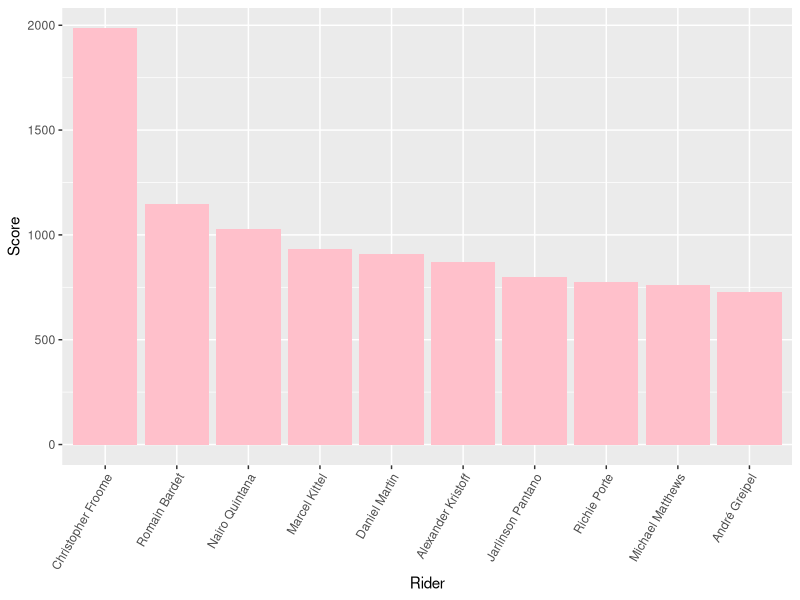
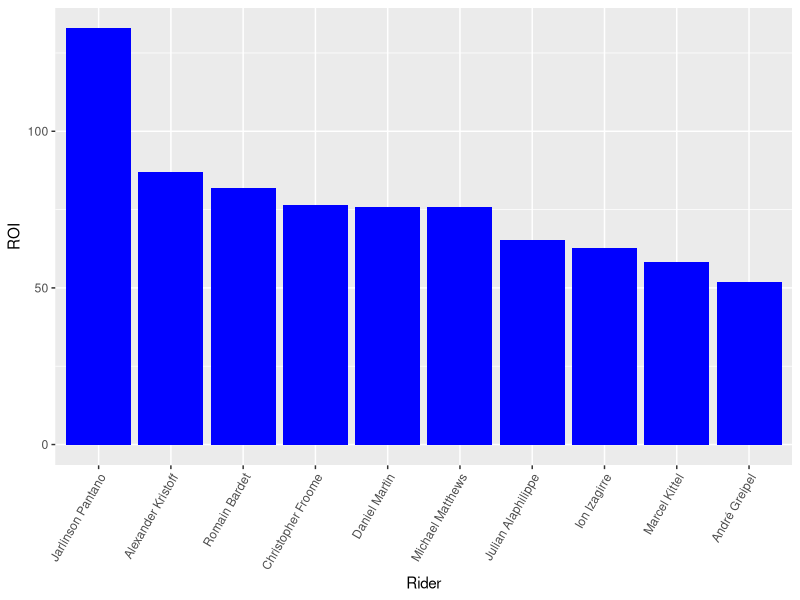
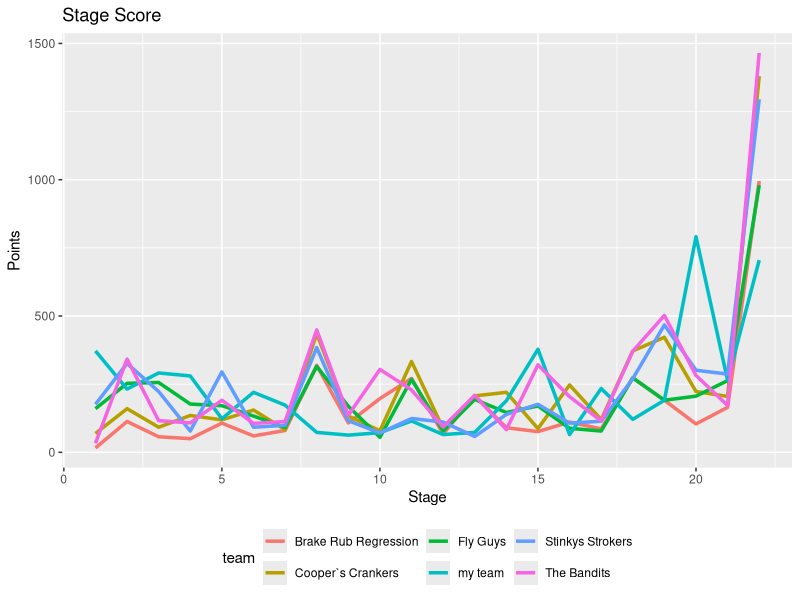
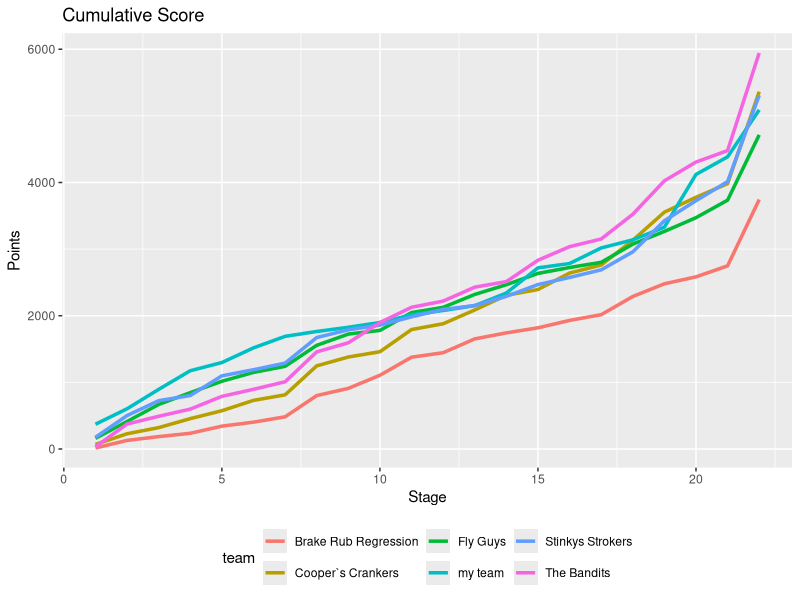

Source code (R) for these figures, in order:
## ---- chunk 1
knitr::opts_chunk$set(echo = TRUE)
## ---- chunk 2

# Open .csv file with Wilston Dads Giro 2016 data
setwd("/home/a_friend/data_analysis/projects/velogames/2016 TDF Recap/")
# CS - 712804410714, 4051 - 552723443913, AusBus - 911923153215
giro_table_master <- read.csv(file = "tdf_table_master_712804410714.csv", sep = ",")
colnames(giro_table_master) <- gsub("\\.", "", colnames(giro_table_master))

require(dplyr)
require(knitr)

# Calculate which riders were the most selected by our teams
rider_cost <- giro_table_master %>% 
  filter(stage == 1) %>% 
  group_by("Rider" = rider) %>% 
  summarise("Times Selected" = n()) %>% 
  arrange(desc(`Times Selected`))
kable(rider_cost[1:12,])

# View(giro_table_master)
## ---- chunk 3

# require(dplyr)
rider_scores_dplyr <- giro_table_master %>% 
  select(rider, stage, Tot) %>% 
  distinct %>% 
  group_by(rider) %>% 
  summarise(sum(Tot)) %>% 
  arrange(desc(`sum(Tot)`))
# View(rider_scores_dplyr)

require(ggplot2)
ggplot(data = rider_scores_dplyr[1:10, ], aes(x = factor(rider_scores_dplyr$rider[1:10]), y = rider_scores_dplyr$`sum(Tot)`[1:10])) + geom_bar(stat = "identity", fill = "pink") + scale_x_discrete(limits = rider_scores_dplyr$rider[1:10]) + xlab("Rider") + ylab("Score") + theme(axis.text.x = element_text(angle = 60, hjust = 1))


## ---- chunk 4

rider_value_dplyr <- giro_table_master %>% 
  mutate(ROI = Tot / Cost) %>% 
  select(rider, stage, ROI) %>% 
  distinct %>% 
  group_by(rider) %>% 
  summarise(sum(ROI)) %>% 
  arrange(desc(`sum(ROI)`))
# View(rider_value_dplyr)

ggplot(data = rider_value_dplyr[1:10, ], aes(x = factor(rider_value_dplyr$rider[1:10]), y = rider_value_dplyr$`sum(ROI)`[1:10])) + geom_bar(stat = "identity", fill = "blue") + scale_x_discrete(limits = rider_value_dplyr$rider[1:10]) + xlab("Rider") + ylab("ROI") + theme(axis.text.x = element_text(angle = 60, hjust = 1))

## ---- chunk 5
# This dplyr subset looks at the total points for each
# team overall and lists them in descending order.
team_total <- giro_table_master %>% 
  group_by("Team" = team, "Directeur" = directeur) %>% 
  summarise(sum(Tot)) %>% 
  arrange(desc(`sum(Tot)`)) %>% 
  rename("Total" = `sum(Tot)`)
# Display as neat table using 'kable' function
kable(team_total)

## ---- chunk 6

# Team scores by stage
team_scores <- giro_table_master %>% 
  group_by(stage, team) %>% 
  summarise(sum(Tot)) %>% 
  arrange(stage, desc(`sum(Tot)`))
ggplot(data = team_scores, aes(x = stage, y = `sum(Tot)`)) + geom_line(aes(colour = team), size = 1.2) + labs(title ="Stage Score", x = "Stage", y = "Points") + theme(legend.position = "bottom")

# Cumulative team scores by stage
team_cu_scores <- giro_table_master %>% 
  group_by(stage, team) %>% 
  summarise(sum(Tot)) %>% 
  group_by(team) %>%
  mutate(cu_stage = cumsum(`sum(Tot)`))
# Determine final placings
final_placings <- team_cu_scores %>%
  filter(stage == 21) %>%
  select(team, cu_stage) %>%
  arrange(desc(cu_stage)) %>%
  select(team)
# as.list(final_placings)

# View(team_cu_scores)
# Plot cumulative team scores
ggplot(data = team_cu_scores, aes(x = stage, y = cu_stage, order = (team_cu_scores$team))) + geom_line(aes(colour = team), size = 1.2) + labs(title ="Cumulative Score", x = "Stage", y = "Points") + theme(legend.position = "bottom")

## ---- chunk 7
# This dlplyr filter looks at the top 4 scoring riders from
# the three teams that made the podium.
team_cu_rider_scores <- giro_table_master %>% 
  group_by(team, rider) %>% 
  summarise("Rider Total" = sum(Tot)) %>% 
  filter(team %in% final_placings$team[1:3]) %>% 
  arrange(team, desc(`Rider Total`)) %>% 
  top_n(n = 4, wt = `Rider Total`) %>% 
  rename("Rider" = rider, "Team" = team)
kable(team_cu_rider_scores)

## ---- chunk 8
# This dlplyr filter looks at the top 4 scoring riders from
# the three teams that made the podium.
team_bt_rider_scores <- giro_table_master %>% 
  group_by(team, rider) %>% 
  summarise("Rider Total" = sum(Tot)) %>% 
  filter(team %in% final_placings$team[(nrow(final_placings)-2):nrow(final_placings)]) %>% 
  arrange(team, desc(`Rider Total`)) %>% 
  top_n(n = 4, wt = `Rider Total`) %>% 
  rename("Rider" = rider, "Team" = team)
# Display as neat table using 'kable'
kable(team_bt_rider_scores)

